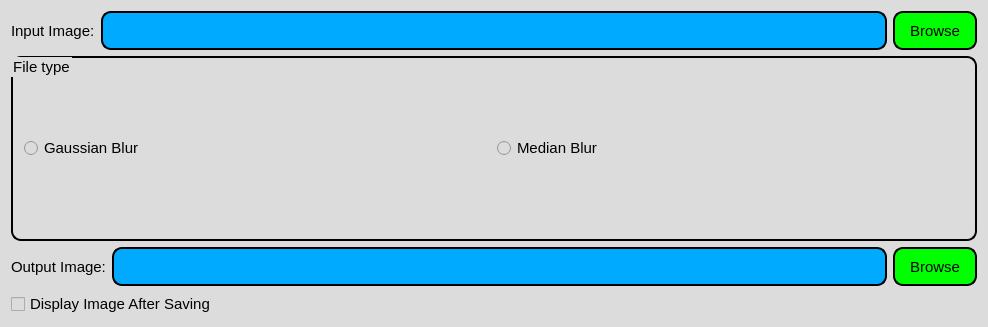
<?xml version="1.0" encoding="UTF-8"?>
<ui version="4.0">
 <class>MainWindow</class>
 <widget class="QMainWindow" name="MainWindow">
  <property name="geometry">
   <rect>
    <x>0</x>
    <y>0</y>
    <width>988</width>
    <height>327</height>
   </rect>
  </property>
  <property name="windowTitle">
   <string>MainWindow</string>
  </property>
  <property name="styleSheet">
   <string notr="true">*
{
font: 75 11pt rgb(0, 0, 0);
background-color: rgb(220, 220, 220);
}
QPushButton, QLineEdit, QGroupBox
{
border: 2px solid rgb(0, 0, 0);
border-radius: 10px;
min-width: 80px;
min-height: 35px;
}
QPushButton
{
background-color: rgb(0, 255, 0);
}
QLineEdit
{
background-color: rgb(0, 170, 255);
}
QPushButton:hover, QRadioButton:hover, QCheckBox:hover
{
color: red;
}
QPushButton:!hover, QRadioButton:!hover, QCheckBox:!hover
{
color: black;
}</string>
  </property>
  <widget class="QWidget" name="centralWidget">
   <layout class="QVBoxLayout" name="verticalLayout">
    <item>
     <layout class="QHBoxLayout" name="QtopHorizontalLayout">
      <item>
       <widget class="QLabel" name="QinputLabel">
        <property name="text">
         <string>Input Image:</string>
        </property>
       </widget>
      </item>
      <item>
       <widget class="QLineEdit" name="QinputLineEdit"/>
      </item>
      <item>
       <widget class="QPushButton" name="QinputPushButton">
        <property name="text">
         <string>Browse</string>
        </property>
        <property name="icon">
         <iconset resource="resources.qrc">
          <normaloff>:/images/FindNewTarget.jpg</normaloff>:/images/FindNewTarget.jpg</iconset>
        </property>
       </widget>
      </item>
     </layout>
    </item>
    <item>
     <widget class="QGroupBox" name="groupBox">
      <property name="title">
       <string>File type</string>
      </property>
      <layout class="QHBoxLayout" name="horizontalLayout_6">
       <item>
        <layout class="QHBoxLayout" name="QfilterTypeGroupBox">
         <item>
          <widget class="QRadioButton" name="QgaussianBlurRadioButton">
           <property name="text">
            <string>Gaussian Blur</string>
           </property>
          </widget>
         </item>
         <item>
          <widget class="QRadioButton" name="QmedianBlurRadioButton">
           <property name="text">
            <string>Median Blur</string>
           </property>
          </widget>
         </item>
        </layout>
       </item>
      </layout>
     </widget>
    </item>
    <item>
     <layout class="QHBoxLayout" name="horizontalLayout_5">
      <item>
       <widget class="QLabel" name="QoutputLabel">
        <property name="text">
         <string>Output Image:</string>
        </property>
       </widget>
      </item>
      <item>
       <widget class="QLineEdit" name="QoutputLineEdit"/>
      </item>
      <item>
       <widget class="QPushButton" name="QoutputPushButton">
        <property name="text">
         <string>Browse</string>
        </property>
       </widget>
      </item>
     </layout>
    </item>
    <item>
     <widget class="QCheckBox" name="QdisplayImageCheckBox">
      <property name="text">
       <string>Display Image After Saving</string>
      </property>
     </widget>
    </item>
   </layout>
  </widget>
 </widget>
 <layoutdefault spacing="6" margin="11"/>
 <resources>
  <include location="resources.qrc"/>
 </resources>
 <connections/>
</ui>
